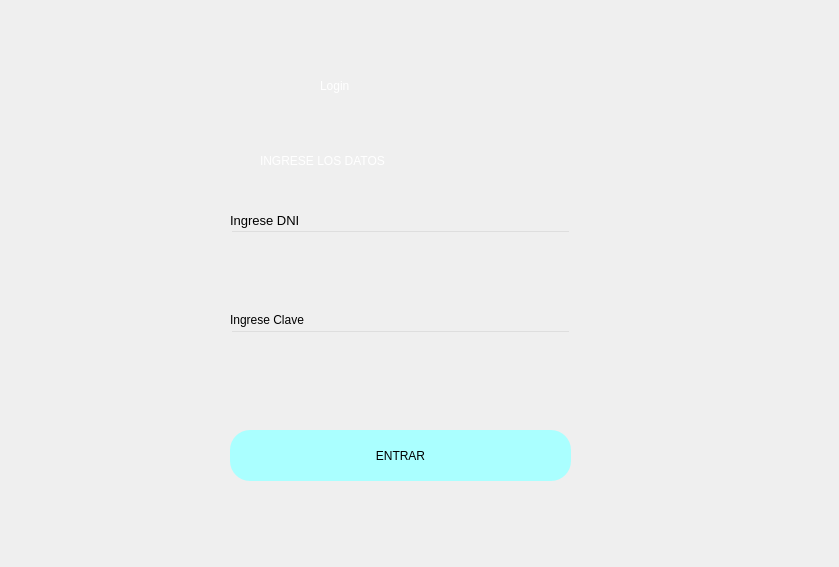
<?xml version="1.0" encoding="UTF-8"?>
<ui version="4.0">
 <class>Form</class>
 <widget class="QWidget" name="Form">
  <property name="geometry">
   <rect>
    <x>0</x>
    <y>0</y>
    <width>839</width>
    <height>567</height>
   </rect>
  </property>
  <property name="windowTitle">
   <string>Form</string>
  </property>
  <widget class="QWidget" name="bgwidget" native="true">
   <property name="enabled">
    <bool>true</bool>
   </property>
   <property name="geometry">
    <rect>
     <x>0</x>
     <y>0</y>
     <width>841</width>
     <height>571</height>
    </rect>
   </property>
   <property name="sizePolicy">
    <sizepolicy hsizetype="Preferred" vsizetype="MinimumExpanding">
     <horstretch>0</horstretch>
     <verstretch>0</verstretch>
    </sizepolicy>
   </property>
   <property name="styleSheet">
    <string notr="true">rgb (17, 40, 255)</string>
   </property>
   <widget class="QLabel" name="label">
    <property name="geometry">
     <rect>
      <x>320</x>
      <y>50</y>
      <width>151</width>
      <height>71</height>
     </rect>
    </property>
    <property name="styleSheet">
     <string notr="true">font: 36pt &quot;MS Shell Dlg 2&quot;; color:rgb(255, 255, 255)</string>
    </property>
    <property name="text">
     <string>Login</string>
    </property>
   </widget>
   <widget class="QLabel" name="label_2">
    <property name="geometry">
     <rect>
      <x>260</x>
      <y>140</y>
      <width>311</width>
      <height>41</height>
     </rect>
    </property>
    <property name="styleSheet">
     <string notr="true">font: 16pt &quot;MS Shell Dlg 2&quot;;color:rgb(255, 255, 255)</string>
    </property>
    <property name="text">
     <string>INGRESE LOS DATOS</string>
    </property>
   </widget>
   <widget class="QPushButton" name="btn_login">
    <property name="geometry">
     <rect>
      <x>230</x>
      <y>430</y>
      <width>341</width>
      <height>51</height>
     </rect>
    </property>
    <property name="styleSheet">
     <string notr="true">border-radius:20px;
background-color: rgb(170, 255, 255);
font: 14pt &quot;MS Shell Dlg 2&quot;;</string>
    </property>
    <property name="text">
     <string>ENTRAR</string>
    </property>
   </widget>
   <widget class="QLineEdit" name="box_email">
    <property name="geometry">
     <rect>
      <x>230</x>
      <y>230</y>
      <width>341</width>
      <height>51</height>
     </rect>
    </property>
    <property name="styleSheet">
     <string notr="true">background-color:rgba(0,0,0,0);
font: 12pt &quot;MS Shell Dlg 2&quot;;</string>
    </property>
   </widget>
   <widget class="QLineEdit" name="box_clave">
    <property name="geometry">
     <rect>
      <x>230</x>
      <y>330</y>
      <width>341</width>
      <height>51</height>
     </rect>
    </property>
    <property name="styleSheet">
     <string notr="true">background-color:rgba(0,0,0,0);
font: 12pt &quot;MS Shell Dlg 2&quot;;</string>
    </property>
   </widget>
   <widget class="QLabel" name="label_3">
    <property name="geometry">
     <rect>
      <x>230</x>
      <y>210</y>
      <width>161</width>
      <height>20</height>
     </rect>
    </property>
    <property name="font">
     <font>
      <family>MS Shell Dlg 2</family>
      <pointsize>10</pointsize>
      <weight>50</weight>
      <italic>false</italic>
      <bold>false</bold>
     </font>
    </property>
    <property name="styleSheet">
     <string notr="true">font: 10pt &quot;MS Shell Dlg 2&quot;;</string>
    </property>
    <property name="text">
     <string>Ingrese DNI</string>
    </property>
   </widget>
   <widget class="QLabel" name="label_4">
    <property name="geometry">
     <rect>
      <x>230</x>
      <y>310</y>
      <width>151</width>
      <height>20</height>
     </rect>
    </property>
    <property name="styleSheet">
     <string notr="true">font: 10pt &quot;MS Shell Dlg 2&quot;;</string>
    </property>
    <property name="text">
     <string>Ingrese Clave</string>
    </property>
   </widget>
   <widget class="QLabel" name="error">
    <property name="geometry">
     <rect>
      <x>440</x>
      <y>456</y>
      <width>341</width>
      <height>20</height>
     </rect>
    </property>
    <property name="styleSheet">
     <string notr="true">font: 12pt &quot;MS Shell Dlg 2&quot;; color:red;</string>
    </property>
    <property name="text">
     <string/>
    </property>
   </widget>
  </widget>
 </widget>
 <resources/>
 <connections/>
</ui>
